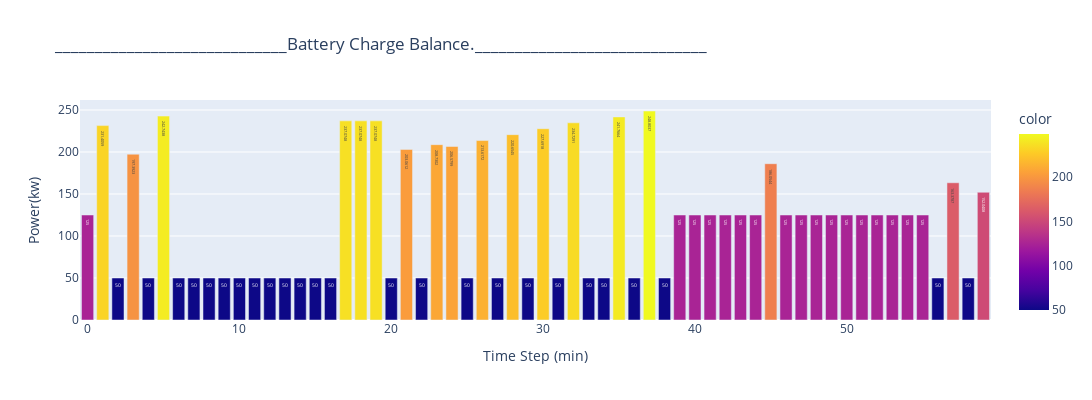

Write notebook code for a chart like this one.
### Markdown cell above
### Battery charge balance.

### Code cell
fig = px.bar(x=V_steps, y=Q_bat_list,
             title='_____________________________Battery Charge Balance._____________________________',
             height=400, width=1350,
             labels=dict(x="Time Step (min)", y="Power(kw)"), text_auto=True, color=Q_bat_list,
)
fig.show()

### Figure 1 — Plotly figure (JSON) as saved in the notebook; plotly's stock layout.template omitted (floating-point values rounded to 4 significant figures)
{"data": [{"alignmentgroup": "True", "hovertemplate": "Time Step (min)=%{x}<br>Power(kw)=%{y}<br>color=%{marker.color}<extra></extra>", "legendgroup": "", "marker": {"color": [125.0, 231.4, 50, 197.4, 50, 242.7, 50.0, 50.0, 50.0, 50.0, 50.0, 50.0, 50, 50.0, 50.0, 50.0, 50.0, 237.1, 237.1, 237.1, 50, 203.1, 50, 208.7, 206.6, 50, 213.6, 50, 220.7, 50, 227.7, 50, 234.7, 50, 50, 241.8, 50, 248.8, 50, 125, 125, 125, 125, 125, 125, 186.1, 125, 125, 125, 125, 125, 125, 125, 125, 125, 125, 50, 163.4, 50, 152.0], "coloraxis": "coloraxis", "pattern": {"shape": ""}}, "name": "", "offsetgroup": "", "orientation": "v", "showlegend": false, "textposition": "auto", "texttemplate": "%{y}", "type": "bar", "x": [0, 1, 2, 3, 4, 5, 6, 7, 8, 9, 10, 11, 12, 13, 14, 15, 16, 17, 18, 19, 20, 21, 22, 23, 24, 25, 26, 27, 28, 29, 30, 31, 32, 33, 34, 35, 36, 37, 38, 39, 40, 41, 42, 43, 44, 45, 46, 47, 48, 49, 50, 51, 52, 53, 54, 55, 56, 57, 58, 59], "xaxis": "x", "y": [125.0, 231.4, 50, 197.4, 50, 242.7, 50.0, 50.0, 50.0, 50.0, 50.0, 50.0, 50, 50.0, 50.0, 50.0, 50.0, 237.1, 237.1, 237.1, 50, 203.1, 50, 208.7, 206.6, 50, 213.6, 50, 220.7, 50, 227.7, 50, 234.7, 50, 50, 241.8, 50, 248.8, 50, 125, 125, 125, 125, 125, 125, 186.1, 125, 125, 125, 125, 125, 125, 125, 125, 125, 125, 50, 163.4, 50, 152.0], "yaxis": "y"}], "layout": {"barmode": "relative", "coloraxis": {"colorbar": {"title": {"text": "color"}}, "colorscale": [[0, "#0d0887"], [0.1111, "#46039f"], [0.2222, "#7201a8"], [0.3333, "#9c179e"], [0.4444, "#bd3786"], [0.5556, "#d8576b"], [0.6667, "#ed7953"], [0.7778, "#fb9f3a"], [0.8889, "#fdca26"], [1, "#f0f921"]]}, "height": 400, "legend": {"tracegroupgap": 0}, "title": {"text": "_____________________________Battery Charge Balance._____________________________"}, "width": 1350, "xaxis": {"anchor": "y", "domain": [0, 1], "title": {"text": "Time Step (min)"}}, "yaxis": {"anchor": "x", "domain": [0, 1], "title": {"text": "Power(kw)"}}}}
